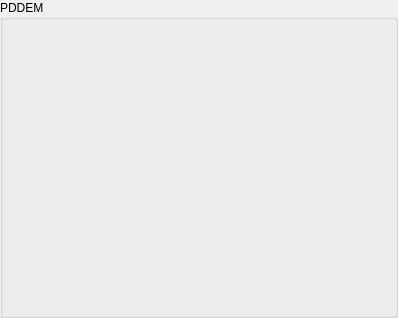
<?xml version="1.0" encoding="UTF-8"?>
<ui version="4.0">
 <class>Form</class>
 <widget class="QWidget" name="Form">
  <property name="geometry">
   <rect>
    <x>0</x>
    <y>0</y>
    <width>398</width>
    <height>318</height>
   </rect>
  </property>
  <property name="windowTitle">
   <string>Form</string>
  </property>
  <layout class="QVBoxLayout" name="verticalLayout_2">
   <property name="spacing">
    <number>0</number>
   </property>
   <property name="margin">
    <number>0</number>
   </property>
   <item>
    <widget class="QGroupBox" name="groupBox">
     <property name="title">
      <string>PDDEM</string>
     </property>
     <layout class="QGridLayout" name="gridLayout">
      <property name="margin">
       <number>0</number>
      </property>
      <property name="spacing">
       <number>0</number>
      </property>
      <item row="5" column="1">
       <layout class="QVBoxLayout" name="verticalLayout_3"/>
      </item>
     </layout>
    </widget>
   </item>
   <item>
    <layout class="QHBoxLayout" name="horizontalLayout"/>
   </item>
   <item>
    <layout class="QVBoxLayout" name="verticalLayout"/>
   </item>
  </layout>
 </widget>
 <resources/>
 <connections/>
</ui>
